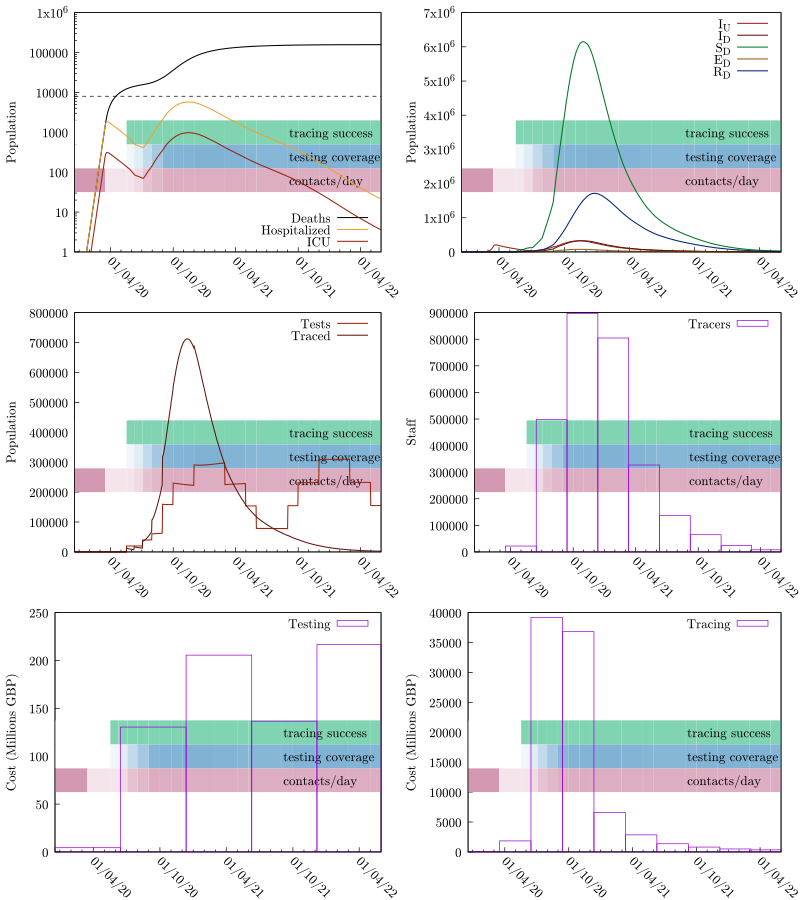

Write gnuplot code to recreate this figure.
set terminal pdfcairo color enhanced dashed font "cmr10,14" size 8,9
seed="ptti-scenario-Targeted_PTTI"
set output sprintf("%s.pdf", seed)
set multiplot layout 3,2
odefile=sprintf("%s-out-0.tsv", seed)
ttfile=sprintf("%s-out-0-testtrace.tsv", seed)
trfile=sprintf("%s-out-0-trcosts.tsv", seed)
tefile=sprintf("%s-out-0-tecosts.tsv", seed)
etimesfile=sprintf("%s-events.gp", seed)

set tics nomirror
set ylabel 'Population'

set yrange [0:]

set style fill transparent solid 0.25 noborder

# Colors
color_SU = '#00aa55'
color_SD = '#007722'

color_EU = '#eba134'
color_ED = '#945e0f'

color_IU = '#9c210e'
color_ID = '#5e160b'

color_RU = '#0055aa'
color_RD = '#002277'

# These are from the economic model inputs
Hospitalized_Pct_Deaths=0.44
ICU_Fatality=0.59
ICU_Pct=0.17
IFR=0.008
Non_ICU_Fatality=0.36

HF = IFR*Hospitalized_Pct_Deaths/(ICU_Pct*ICU_Fatality+(1-ICU_Pct)*Non_ICU_Fatality)
ICUF = HF*ICU_Pct

set key bottom right
set xdata time
set timefmt "%Y-%m-%d %H:%M:%S"
set format x "%d/%m/%y"

load etimesfile

set xtics rotate by -45 3600*24*30*6

set yrange [1:1e6]
set log y

set arrow from graph 0, first 8000 to graph 1, first 8000 nohead lc 0 dt '--'
plot odefile u 1:(($9+$10)*IFR) w l lw 1.5 lc 0 ti "Deaths", "" u 1:(($7+$8)*HF) w l lw 1.5 lc rgb color_EU ti "Hospitalized", "" u 1:(($7+$8)*ICUF) w l lw 1.5 lc rgb color_IU ti "ICU"

unset log y
unset arrow

set autoscale y
set yrange [0:]
set key top right

# set y2tics 0.5
# set y2range [0:4]

plot odefile u 1:7 w l lw 1.5 lc rgb color_IU ti "I_U", odefile u 1:8 w l lw 1.5 lc rgb color_ID ti "I_D", \
     odefile u 1:4 w l lw 1.5 lc rgb color_SD ti "S_D", odefile u 1:6 w l lw 1.5 lc rgb color_ED ti "E_D", \
     odefile u 1:10 w l lw 1.5 lc rgb color_RD ti "R_D"#, odefile u 1:13 w l axis x1y2 lc 0 ti "R"


plot ttfile u 1:3 w l lw 1.5 lc rgb color_IU ti "Tests", ttfile u 1:4 w l lw 1.5 lc rgb color_ID ti "Traced"

unset log y
unset yrange
set autoscale y
set style fill empty

set ylabel "Staff"
plot trfile u 1:5 w boxes ti "Tracers"

set ylabel "Cost (Millions GBP)"
plot tefile u 1:($5/1000000) w boxes ti "Testing"
plot trfile u 1:($6/1000000) w boxes ti "Tracing"

unset multiplot
set output
